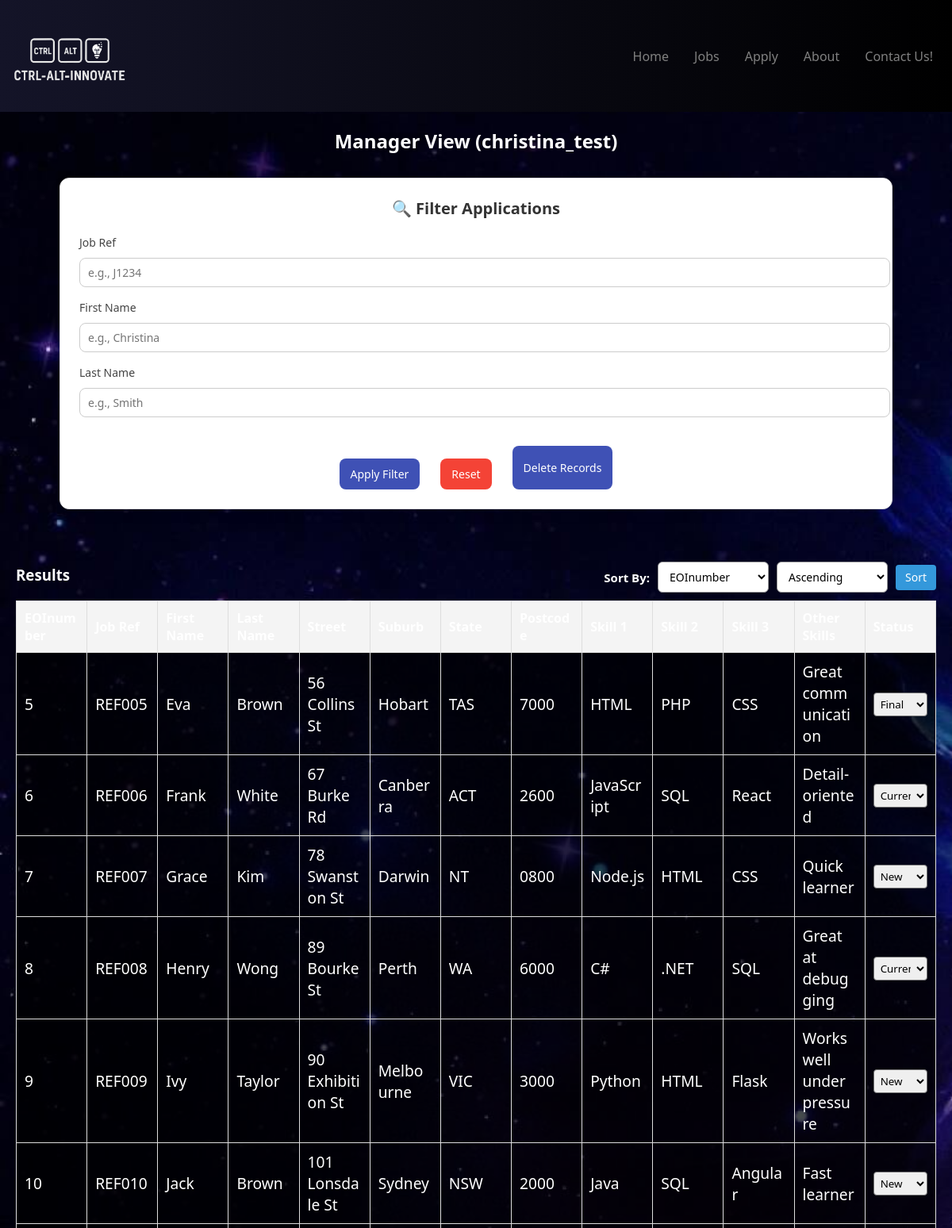
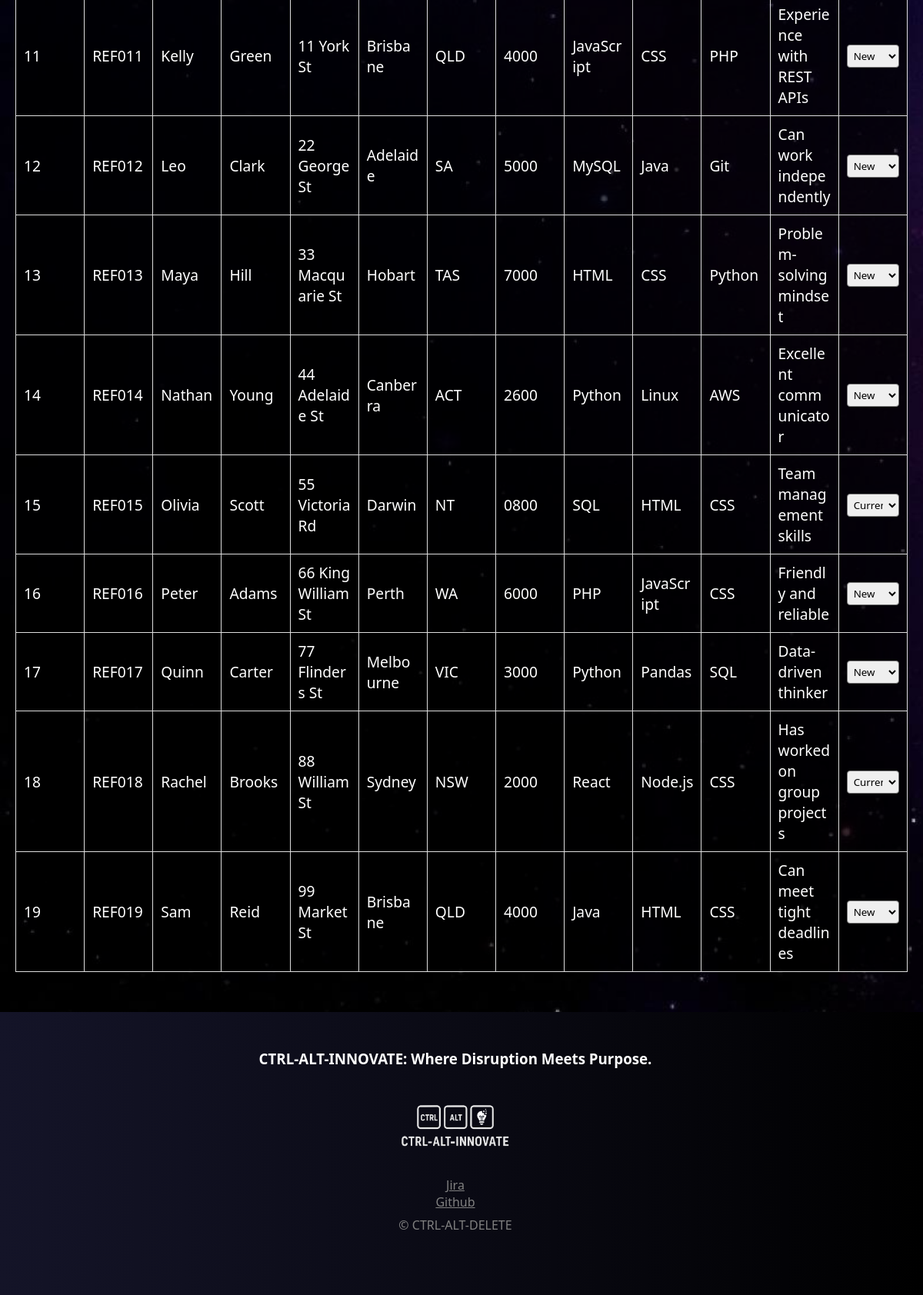
Page /manage.php (signed in) on the committed database (2 pictures, top to bottom).
### tables this page shows
CREATE TABLE `christina_test` (
  `EOInumber` int(11) NOT NULL,
  `job_reference_number` varchar(10) NOT NULL,
  `first_name` varchar(50) NOT NULL,
  `last_name` varchar(50) NOT NULL,
  `street_address` varchar(100) NOT NULL,
  `suburb` varchar(50) NOT NULL,
  `state` varchar(3) NOT NULL,
  `postcode` varchar(4) NOT NULL,
  `email` varchar(100) NOT NULL,
  `phone` varchar(15) NOT NULL,
  `skill1` varchar(50) NOT NULL,
  `skill2` varchar(50) NOT NULL,
  `skill3` varchar(50) NOT NULL,
  `other_skills` text NOT NULL,
  `status` enum('New','Current','Final') NOT NULL DEFAULT 'New'
);

### manage.php (the view, shortened to what this page needs)
<?php
require_once "settings.php";
$delete_mode = false;
$query = "SELECT * FROM christina_test";
$search_terms = [
    "job_reference_number" => "",
    "first_name" => "",
    "last_name" => "",
];
$status_options = ["New", "Current", "Final"];
$sortable_fields = [
    "EOInumber" => "EOInumber",
    "job_reference_number" => "Job Ref",
    "first_name" => "First Name",
    "last_name" => "Last Name",
    "suburb" => "Suburb",
    "state" => "State",
    "postcode" => "Postcode",
    "status" => "Status"
];
$result = mysqli_query($conn, $query);
?>
<!DOCTYPE html>
<html>
<head>
    <link rel="stylesheet" href="./styles/styles.css">
</head>
<body>
    <?php include 'navbar.inc' ?>
    <div class="manage-page">
        <h2>Manager View (christina_test)</h2>
        <div class="filter-panel">
            <form method="post">
                <h3>🔍 Filter Applications</h3>
                        <fieldset>
                            <div class="form-group">
                                <label for="job_reference_number">Job Ref</label>
                                <input type="text" name="job_reference_number" value="<?= htmlspecialchars($search_terms['job_reference_number']) ?>" placeholder="e.g., J1234">
                            </div>
                            <div class="form-group">
                                <label for="first_name">First Name</label>
                                <input type="text" name="first_name" value="<?= htmlspecialchars($search_terms['first_name']) ?>" placeholder="e.g., Christina">
                            </div>
                            <div class="form-group">
                                <label for="last_name">Last Name</label>
                                <input type="text" name="last_name" value="<?= htmlspecialchars($search_terms['last_name']) ?>" placeholder="e.g., Smith">
                            </div>
                        </fieldset>
                <div class="buttons-row">
                    <input type="submit" value="Apply Filter" class="submit-btn" name="run_query">
                    <input type="submit" value="Reset" class="reset-btn" name="reset_filters">
                    <?php if (!$delete_mode): ?>
                        <button type="submit" name="toggle_delete_mode" value="1" class="submit-btn">
                            Delete Records
                        </button>
                    <?php endif; ?>
                </div>
        </div>
                <br><br>
                <div class="results-header">
                    <h3>Results</h3>
                    <div class="sort-controls">
                        <label for="sort_field"><strong>Sort By:</strong></label>
                        <select name="sort_field" class="sort-dropdown">
                        <?php
                        foreach ($sortable_fields as $field => $label) {
                            $selected = (isset($_POST['sort_field']) && $_POST['sort_field'] == $field) ? "selected" : "";
                            echo "<option value=\"$field\" $selected>$label</option>";
                        }
                        ?>
                        </select>
                        <select name="sort_order" class="sort-dropdown">
                            <option value="ASC" <?= (isset($_POST['sort_order']) && $_POST['sort_order'] == 'ASC') ? 'selected' : '' ?>>Ascending</option>
                        </select>
                        <button type="submit" name="run_query" class="sort-btn">Sort</button>
                    </div>
                </div>
                <?php if ($result && mysqli_num_rows($result) > 0): ?>
                    <table>
                        <tr>
                            <th>EOInumber</th>
                            <th>Job Ref</th>
                            <th>First Name</th>
                            <th>Last Name</th>
                            <th>Street</th>
                            <th>Suburb</th>
                            <th>State</th>
                            <th>Postcode</th>
                            <th>Skill 1</th>
                            <th>Skill 2</th>
                            <th>Skill 3</th>
                            <th>Other Skills</th>
                            <th>Status</th>
                        </tr>
                        <?php while ($row = mysqli_fetch_assoc($result)): ?>
                            <tr>
                                <td><?= htmlspecialchars($row["EOInumber"]) ?></td>
                                <td><?= htmlspecialchars($row["job_reference_number"]) ?></td>
                                <td><?= htmlspecialchars($row["first_name"]) ?></td>
                                <td><?= htmlspecialchars($row["last_name"]) ?></td>
                                <td><?= htmlspecialchars($row["street_address"]) ?></td>
                                <td><?= htmlspecialchars($row["suburb"]) ?></td>
                                <td><?= htmlspecialchars($row["state"]) ?></td>
                                <td><?= htmlspecialchars($row["postcode"]) ?></td>
                                <td><?= htmlspecialchars($row["skill1"]) ?></td>
                                <td><?= htmlspecialchars($row["skill2"]) ?></td>
                                <td><?= htmlspecialchars($row["skill3"]) ?></td>
                                <td><?= htmlspecialchars($row["other_skills"]) ?></td>
                                <td>
                                    <select class="status-dropdown" name="status_update[<?= intval($row["EOInumber"]) ?>]">
                                        <?php foreach ($status_options as $status):
                                            $selected = ($row["status"] === $status) ? "selected" : "";
                                        ?>
                                            <option value="<?= $status ?>" <?= $selected ?>><?= $status ?></option>
                                        <?php endforeach; ?>
                                    </select>
                                </td>
                            </tr>
                        <?php endwhile; ?>
                    </table>
                <?php else: ?>
                    <p>No results found.</p>
                <?php endif; ?>
    </div>
    <?php include 'footer.inc' ?>
</body>
</html>

### navbar.inc
<nav>
    <a class="logo-icon" href="index.php"><img src="images/logo.png" alt="CTRL-ALT-INNOVATE Logo"></a>
    <div class="nav-options">
        <a href="index.php">Home</a>
        <a href="jobs.php">Jobs</a>
        <a href="apply.php">Apply</a>
        <a href="about.php">About</a>
        <a href="mailto:test@test.com">Contact Us!</a>
    </div>
</nav>

### footer.inc
<footer>
<h3>CTRL-ALT-INNOVATE: Where Disruption Meets Purpose.</h3>
<a class="logo-icon" href="index.php"><img src="images/logo.png" alt="CTRL-ALT-INNOVATE Logo"></a>
<div class="footer-links">
    <a href="https://trisdinning.atlassian.net/jira/software/projects/MOR/summary" target="_blank">Jira</a>
    <a href="https://github.com/Dynamicarian/CTRL-ALT-INNOVATE" target="_blank">Github</a>
    <p>&#169; CTRL-ALT-DELETE</p>
</div>
</footer>

### rows in the picture
christina_test: EOInumber "5", job_reference_number "REF005", first_name "Eva", last_name "Brown", street_address "56 Collins St", suburb "Hobart", state "TAS", postcode "7000", skill1 "HTML", skill2 "PHP", skill3 "CSS", other_skills "Great communication", EOInumber "Final"
christina_test: EOInumber "6", job_reference_number "REF006", first_name "Frank", last_name "White", street_address "67 Burke Rd", suburb "Canberra", state "ACT", postcode "2600", skill1 "JavaScript", skill2 "SQL", skill3 "React", other_skills "Detail-oriented", EOInumber "Current"
christina_test: EOInumber "7", job_reference_number "REF007", first_name "Grace", last_name "Kim", street_address "78 Swanston St", suburb "Darwin", state "NT", postcode "0800", skill1 "Node.js", skill2 "HTML", skill3 "CSS", other_skills "Quick learner", EOInumber "New"
christina_test: EOInumber "8", job_reference_number "REF008", first_name "Henry", last_name "Wong", street_address "89 Bourke St", suburb "Perth", state "WA", postcode "6000", skill1 "C#", skill2 ".NET", skill3 "SQL", other_skills "Great at debugging", EOInumber "Current"
christina_test: EOInumber "9", job_reference_number "REF009", first_name "Ivy", last_name "Taylor", street_address "90 Exhibition St", suburb "Melbourne", state "VIC", postcode "3000", skill1 "Python", skill2 "HTML", skill3 "Flask", other_skills "Works well under pressure", EOInumber "New"
christina_test: EOInumber "10", job_reference_number "REF010", first_name "Jack", last_name "Brown", street_address "101 Lonsdale St", suburb "Sydney", state "NSW", postcode "2000", skill1 "Java", skill2 "SQL", skill3 "Angular", other_skills "Fast learner", EOInumber "New"
christina_test: EOInumber "11", job_reference_number "REF011", first_name "Kelly", last_name "Green", street_address "11 York St", suburb "Brisbane", state "QLD", postcode "4000", skill1 "JavaScript", skill2 "CSS", skill3 "PHP", other_skills "Experience with REST APIs", EOInumber "New"
christina_test: EOInumber "12", job_reference_number "REF012", first_name "Leo", last_name "Clark", street_address "22 George St", suburb "Adelaide", state "SA", postcode "5000", skill1 "MySQL", skill2 "Java", skill3 "Git", other_skills "Can work independently", EOInumber "New"
christina_test: EOInumber "13", job_reference_number "REF013", first_name "Maya", last_name "Hill", street_address "33 Macquarie St", suburb "Hobart", state "TAS", postcode "7000", skill1 "HTML", skill2 "CSS", skill3 "Python", other_skills "Problem-solving mindset", EOInumber "New"
christina_test: EOInumber "14", job_reference_number "REF014", first_name "Nathan", last_name "Young", street_address "44 Adelaide St", suburb "Canberra", state "ACT", postcode "2600", skill1 "Python", skill2 "Linux", skill3 "AWS", other_skills "Excellent communicator", EOInumber "New"
christina_test: EOInumber "15", job_reference_number "REF015", first_name "Olivia", last_name "Scott", street_address "55 Victoria Rd", suburb "Darwin", state "NT", postcode "0800", skill1 "SQL", skill2 "HTML", skill3 "CSS", other_skills "Team management skills", EOInumber "Current"
christina_test: EOInumber "16", job_reference_number "REF016", first_name "Peter", last_name "Adams", street_address "66 King William St", suburb "Perth", state "WA", postcode "6000", skill1 "PHP", skill2 "JavaScript", skill3 "CSS", other_skills "Friendly and reliable", EOInumber "New"
christina_test: EOInumber "17", job_reference_number "REF017", first_name "Quinn", last_name "Carter", street_address "77 Flinders St", suburb "Melbourne", state "VIC", postcode "3000", skill1 "Python", skill2 "Pandas", skill3 "SQL", other_skills "Data-driven thinker", EOInumber "New"
christina_test: EOInumber "18", job_reference_number "REF018", first_name "Rachel", last_name "Brooks", street_address "88 William St", suburb "Sydney", state "NSW", postcode "2000", skill1 "React", skill2 "Node.js", skill3 "CSS", other_skills "Has worked on group projects", EOInumber "Current"
christina_test: EOInumber "19", job_reference_number "REF019", first_name "Sam", last_name "Reid", street_address "99 Market St", suburb "Brisbane", state "QLD", postcode "4000", skill1 "Java", skill2 "HTML", skill3 "CSS", other_skills "Can meet tight deadlines", EOInumber "New"

### other values in the picture
form field sort_field "EOInumber"
